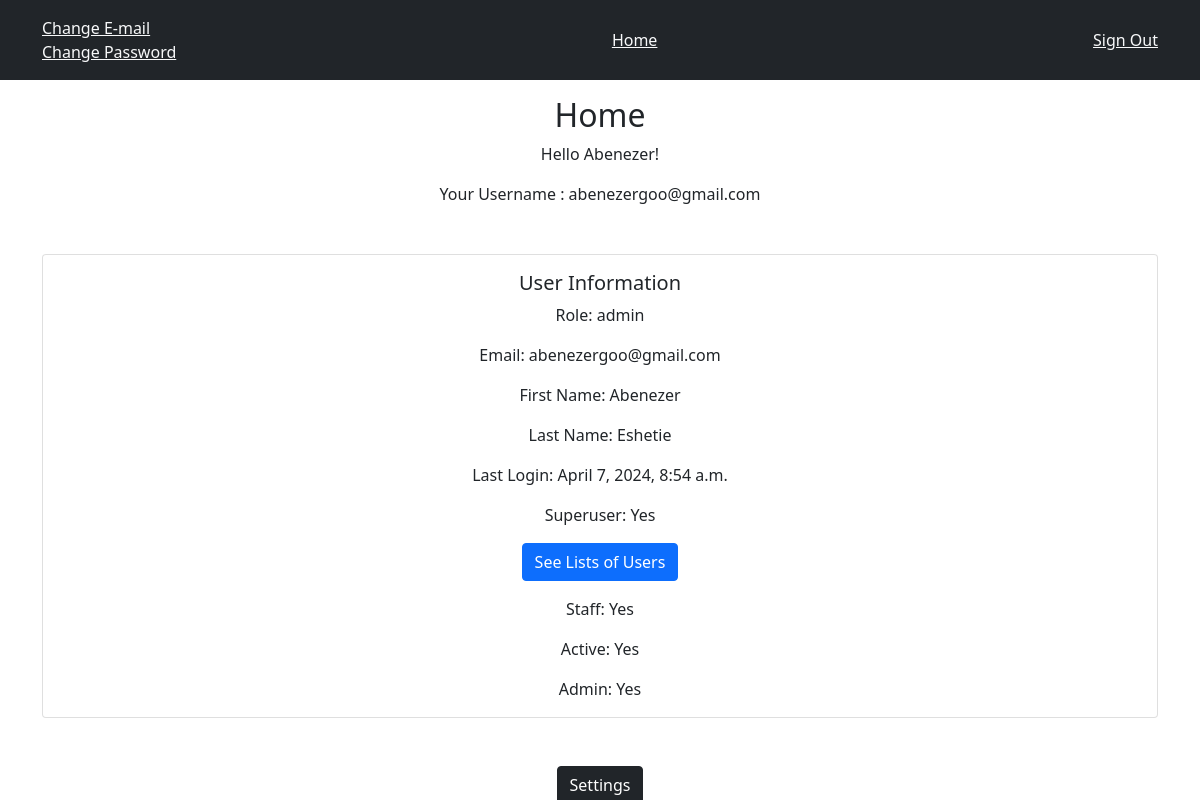
The page /home/ (signed in) on the database its author committed.
### authuser/models.py (models this page shows, shortened)
class User(AbstractBaseUser, PermissionsMixin):
    email = models.EmailField(unique=True)
    first_name = models.CharField(max_length=255, blank=True, null=True)
    last_name = models.CharField(max_length=255, blank=True, null=True)
    username = models.CharField(max_length=255, unique=True, blank=True, null=True)
    role = models.CharField(max_length=25, choices=CustomUserManager.Roles.choices, default=CustomUserManager.Roles.FOOTBALL_PLAYER)
    is_staff = models.BooleanField(default=False)
    is_superuser = models.BooleanField(default=False)
    is_active = models.BooleanField(default=True)
    created_at = models.DateTimeField(auto_now_add=True)
    objects = CustomUserManager()
    USERNAME_FIELD = 'email'
    EMAIL_FIELD = 'email'
    REQUIRED_FIELDS = []
    class Meta:
        verbose_name = 'User'
        verbose_name_plural = 'Users'
    def __str__(self):
        return self.email

### templates/dashboard/home.html (shortened to what this page needs)
{% extends 'account/base.html' %}
{% block content %}
<div class="text-center">
    <h2>Home</h2>
    <p>Hello {{ user.first_name }}!</p>
    <p>Your Username : {{ user }}</p>
    <div class="container">
        {% if user.is_authenticated %}
        <div class="card mt-5">
            <div class="card-body">
                <h5 class="card-title">User Information</h5>
                <p class="card-text">Role: {{ user.role }}</p>
                <p class="card-text">Email: {{ user.email }}</p>
                {% if user.first_name %}
                <p class="card-text">First Name: {{ user.first_name }}</p>
                {% endif %}
                {% if user.last_name %}
                <p class="card-text">Last Name: {{ user.last_name }}</p>
                {% endif %}
                {% if user.last_login %}
                <p class="card-text">Last Login: {{ user.last_login }}</p>
                {% endif %}
                {% if user.is_superuser %}
                <p class="card-text">Superuser: Yes</p>
                {% endif %}
                {% if user.role == 'admin' %}
                <a class="btn btn-primary mb-3" href="/auth/users.html">See Lists of Users</a>
                {% endif %}
                {% if user.is_staff %}
                <p class="card-text">Staff: Yes</p>
                {% endif %}
                {% if user.is_active %}
                <p class="card-text">Active: Yes</p>
                {% endif %}
                {% if user.role == 'admin' %}
                <p class="card-text">Admin: Yes</p>
                {% else %}
                <p class="card-text">Admin: No</p>
                {% endif %}
            </div>
        </div>
        {% endif %}
    </div>
    <a class="btn btn-dark mt-5" href="{% url 'socialaccount_connections' %}">Settings</a>
</div>
{% endblock %}

### rows shown on the page
User: first_name "Abenezer", email "abenezergoo@gmail.com", role "admin", last_name "Eshetie", last_login "April 7, 2024, 8:54 a.m."
